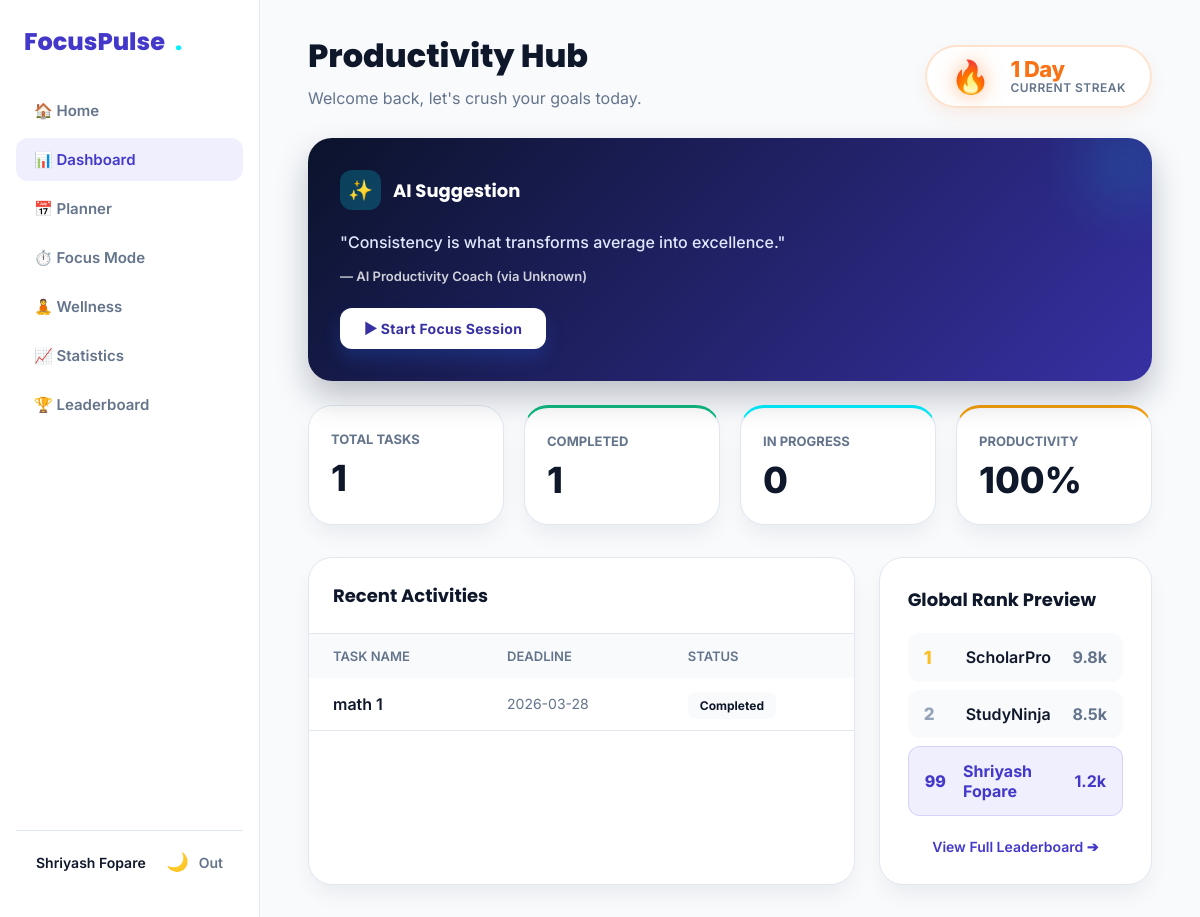
/dashboard (signed in), run on the app's committed database.
### tables this page shows
CREATE TABLE users (
                id INTEGER PRIMARY KEY AUTOINCREMENT,
                username TEXT UNIQUE NOT NULL,
                email TEXT UNIQUE NOT NULL,
                password_hash TEXT NOT NULL,
                created_at TIMESTAMP DEFAULT CURRENT_TIMESTAMP
            , current_streak INTEGER DEFAULT 0, best_streak INTEGER DEFAULT 0, last_active_date TEXT);

CREATE TABLE tasks (
                id INTEGER PRIMARY KEY AUTOINCREMENT,
                user_id INTEGER NOT NULL,
                task_title TEXT NOT NULL,
                subject TEXT,
                deadline TEXT,
                status TEXT DEFAULT 'Pending',
                created_at TIMESTAMP DEFAULT CURRENT_TIMESTAMP, description TEXT, start_time TEXT, end_time TEXT, priority TEXT DEFAULT 'Medium', category TEXT DEFAULT 'Study', color TEXT DEFAULT '#4F46E5', reminder BOOLEAN DEFAULT 0, repeat_type TEXT DEFAULT 'none',
                FOREIGN KEY (user_id) REFERENCES users(id) ON DELETE CASCADE
            );

### app.py (the view)
@app.route("/dashboard")
@login_required
def dashboard():
    user_id = session["user_id"]
    conn = get_db_connection()
    total_tasks = 0
    completed_tasks = 0
    pending_tasks = 0
    in_progress_tasks = 0
    recent_tasks = []
    try:
        total_tasks = conn.execute(
            "SELECT COUNT(*) AS count FROM tasks WHERE user_id = ?",
            (user_id,)
        ).fetchone()["count"]
        completed_tasks = conn.execute(
            "SELECT COUNT(*) AS count FROM tasks WHERE user_id = ? AND status = 'Completed'",
            (user_id,)
        ).fetchone()["count"]
        pending_tasks = conn.execute(
            "SELECT COUNT(*) AS count FROM tasks WHERE user_id = ? AND status = 'Pending'",
            (user_id,)
        ).fetchone()["count"]
        in_progress_tasks = conn.execute(
            "SELECT COUNT(*) AS count FROM tasks WHERE user_id = ? AND status = 'In Progress'",
            (user_id,)
        ).fetchone()["count"]
        recent_tasks = conn.execute(
            """
            SELECT * FROM tasks
            WHERE user_id = ?
            ORDER BY created_at DESC
            LIMIT 5
            """,
            (user_id,)
        ).fetchall()
    except Exception as e:
        print(f"Error fetching dashboard tasks: {e}")
        pass
    conn.close()
    streak_info = get_user_streak(user_id)
    productivity_score = 0
    if total_tasks > 0:
        productivity_score = round((completed_tasks / total_tasks) * 100)
    daily_quote = get_daily_quote()
    return render_template(
        "dashboard.html",
        total_tasks=total_tasks,
        completed_tasks=completed_tasks,
        pending_tasks=pending_tasks,
        in_progress_tasks=in_progress_tasks,
        productivity_score=productivity_score,
        recent_tasks=recent_tasks,
        current_streak=streak_info["current_streak"],
        best_streak=streak_info["best_streak"],
        daily_quote=daily_quote
    )

### app.py (called while the page is built)
def get_daily_quote():
    day_of_year = date.today().timetuple().tm_yday
    index = day_of_year % len(MOTIVATIONAL_QUOTES)
    return MOTIVATIONAL_QUOTES[index]

def get_db_connection():
    conn = sqlite3.connect(DATABASE)
    conn.row_factory = sqlite3.Row
    return conn

def login_required(f):
    @wraps(f)
    def decorated_function(*args, **kwargs):
        if "user_id" not in session:
            flash("Please log in to access this page", "error")
            return redirect(url_for("login"))
        return f(*args, **kwargs)
    return decorated_function

### templates/dashboard.html (shortened to what this page needs)
<!DOCTYPE html>
<html lang="en">
<head>
    <link rel="stylesheet" href="{{ url_for('static', filename='css/style.css') }}">
    <link rel="stylesheet" href="{{ url_for('static', filename='css/modern.css') }}">
</head>
<body>
    <div class="app-container">
        <aside class="app-sidebar" id="sidebar">
            <div class="logo">FocusPulse <span style="color:var(--electric-cyan);">.</span></div>
            <nav class="app-nav">
                <a href="{{ url_for('home') }}">🏠 Home</a>
                <a href="{{ url_for('dashboard') }}" class="active">📊 Dashboard</a>
                <a href="{{ url_for('planner') }}">📅 Planner</a>
                <a href="{{ url_for('focus') }}">⏱️ Focus Mode</a>
                <a href="{{ url_for('wellness') }}">🧘 Wellness</a>
                <a href="{{ url_for('statistics') }}">📈 Statistics</a>
                <a href="{{ url_for('leaderboard') }}">🏆 Leaderboard</a>
            </nav>
            <div class="app-sidebar-footer">
                <div style="font-weight:600; font-size:14px;">{{ session.get('user_name', 'Student') }}</div>
                <div style="display:flex; gap:10px; align-items:center;">
                    <button id="themeToggleBtn"
                        style="background:transparent; border:none; cursor:pointer; font-size:18px;">🌙</button>
                    <a href="{{ url_for('logout') }}"
                        style="color:var(--core-muted); text-decoration:none; font-size:14px; font-weight:600;">Out</a>
                </div>
            </div>
        </aside>
        <div style="flex:1; display:flex; flex-direction:column; overflow:hidden;">
            <main class="app-main">
                <div
                    style="display:flex; justify-content:space-between; align-items:flex-end; margin-bottom: 30px; flex-wrap:wrap; gap:20px;">
                    <div>
                        <h2 style="font-size:32px; font-weight:800; margin-bottom:8px; color:var(--core-text);">
                            Productivity Hub</h2>
                        <p style="color:var(--core-muted); font-size:16px;">Welcome back, let's crush your goals today.
                        </p>
                    </div>
                    <div class="streak-hub">
                        <span class="streak-flame-large">🔥</span>
                        <div class="streak-info">
                            <span class="streak-count">{{ current_streak }} Day</span>
                            <span
                                style="font-size:12px; color:var(--core-muted); font-weight:600; text-transform:uppercase; letter-spacing:0.5px;">Current
                                Streak</span>
                        </div>
                    </div>
                </div>
                <div
                    style="display:grid; grid-template-columns: repeat(auto-fit, minmax(240px, 1fr)); gap:24px; margin-bottom:24px;">
                    <div class="ai-panel" style="grid-column: 1 / -1;">
                        <div class="ai-panel-header">
                            <div class="ai-icon">✨</div>
                            <h3 style="margin:0; font-size:18px; font-weight:700;">AI Suggestion</h3>
                        </div>
                        <p class="ai-insight">"{{ daily_quote.text }}"</p>
                        <p style="font-weight:600; font-size:13px; margin-top:12px; opacity:0.8;">— AI Productivity
                            Coach (via {{ daily_quote.author }})</p>
                        <div style="margin-top: 24px;">
                            <a href="{{ url_for('focus') }}" class="btn"
                                style="background:white; color:var(--indigo-dark); text-decoration:none; padding:12px 24px; border-radius:12px; font-weight:700; font-size:14px; display:inline-block;">▶
                                Start Focus Session</a>
                        </div>
                    </div>
                </div>
                <div
                    style="display:grid; grid-template-columns: repeat(auto-fit, minmax(180px, 1fr)); gap:20px; margin-bottom:32px;">
                    <div class="m-card" style="padding:22px;">
                        <span
                            style="color:var(--core-muted); font-size:13px; font-weight:700; text-transform:uppercase;">Total
                            Tasks</span>
                        <div style="font-size:36px; font-weight:800; color:var(--core-text); margin-top:8px;">{{
                            total_tasks }}</div>
                    </div>
                    <div class="m-card" style="padding:22px; border-top: 3px solid var(--success-green);">
                        <span
                            style="color:var(--core-muted); font-size:13px; font-weight:700; text-transform:uppercase;">Completed</span>
                        <div style="font-size:36px; font-weight:800; color:var(--core-text); margin-top:8px;">{{
                            completed_tasks }}</div>
                    </div>
                    <div class="m-card" style="padding:22px; border-top: 3px solid var(--electric-cyan);">
                        <span
                            style="color:var(--core-muted); font-size:13px; font-weight:700; text-transform:uppercase;">In
                            Progress</span>
                        <div style="font-size:36px; font-weight:800; color:var(--core-text); margin-top:8px;">{{
                            in_progress_tasks }}</div>
                    </div>
                    <div class="m-card" style="padding:22px; border-top: 3px solid var(--achievement-gold);">
                        <span
                            style="color:var(--core-muted); font-size:13px; font-weight:700; text-transform:uppercase;">Productivity</span>
                        <div style="font-size:36px; font-weight:800; color:var(--core-text); margin-top:8px;">{{
                            productivity_score }}%</div>
                    </div>
                </div>
                <div style="display:grid; grid-template-columns: 2fr 1fr; gap:24px;">
                    <div class="m-card" style="padding:0; overflow:hidden;">
                        <div style="padding:24px; border-bottom:1px solid var(--core-border);">
                            <h3 style="margin:0; font-size:18px;">Recent Activities</h3>
                        </div>
                        {% if recent_tasks %}
                        <table style="width:100%; border-collapse:collapse; text-align:left;">
                            <thead>
                                <tr
                                    style="background:var(--core-bg); color:var(--core-muted); font-size:13px; text-transform:uppercase;">
                                    <th style="padding:14px 24px; font-weight:600;">Task Name</th>
                                    <th style="padding:14px 24px; font-weight:600;">Deadline</th>
                                    <th style="padding:14px 24px; font-weight:600;">Status</th>
                                </tr>
                            </thead>
                            <tbody>
                                {% for task in recent_tasks %}
                                <tr style="border-bottom:1px solid var(--core-border);">
                                    <td style="padding:16px 24px; font-weight:600;">{{ task["task_title"] }}</td>
                                    <td style="padding:16px 24px; color:var(--core-muted); font-size:14px;">{{
                                        task["deadline"] }}</td>
                                    <td style="padding:16px 24px;">
                                        <span
                                            style="background:var(--core-bg); padding:6px 12px; border-radius:8px; font-size:12px; font-weight:700;">{{
                                            task["status"] }}</span>
                                    </td>
                                </tr>
                                {% endfor %}
                            </tbody>
                        </table>
                        {% else %}
                        <div style="padding:40px 24px; text-align:center; color:var(--core-muted);">No recent tasks. Hop
                            into the planner!</div>
                        {% endif %}
                    </div>
                    <div class="m-card">
                        <h3 style="margin:0 0 20px 0; font-size:18px;">Global Rank Preview</h3>
                        <div class="lb-row">
                            <div style="display:flex; align-items:center; gap:12px;">
                                <span class="lb-rank lb-rank-1">1</span>
                                <span style="font-weight:600;">ScholarPro</span>
                            </div>
                            <span style="font-weight:700; color:var(--core-muted);">9.8k</span>
                        </div>
                        <div class="lb-row">
                            <div style="display:flex; align-items:center; gap:12px;">
                                <span class="lb-rank lb-rank-2">2</span>
                                <span style="font-weight:600;">StudyNinja</span>
                            </div>
                            <span style="font-weight:700; color:var(--core-muted);">8.5k</span>
                        </div>
                        <div class="lb-row"
                            style="background:rgba(99, 102, 241, 0.1); border:1px solid rgba(99, 102, 241, 0.2);">
                            <div style="display:flex; align-items:center; gap:12px;">
                                <span class="lb-rank lb-rank-3" style="color:var(--indigo-primary);">99</span>
                                <span style="font-weight:700; color:var(--indigo-primary);">{{ session.get('user_name',
                                    'You') }}</span>
                            </div>
                            <span style="font-weight:700; color:var(--indigo-primary);">1.2k</span>
                        </div>
                        <div style="text-align:center; margin-top:20px;">
                            <a href="{{ url_for('leaderboard') }}"
                                style="color:var(--indigo-primary); text-decoration:none; font-weight:600; font-size:14px;">View
                                Full Leaderboard ➔</a>
                        </div>
                    </div>
                </div>
            </main>
        </div>
    </div>
</body>
</html>

### static/css/style.css (style rules this page uses)
* { margin: 0; padding: 0; box-sizing: border-box; }
:root { --bg: #f4f7fb; --surface: #ffffff; --surface-soft: #f8fafc; --text: #0f172a; --muted: #64748b; --border: #dbe3ee; --primary: #2563eb; --primary-dark: #1d4ed8; --indigo: #4f46e5; --indigo-dark: #4338ca; --success: #16a34a; --success-dark: #15803d; --danger: #dc2626; --danger-dark: #b91c1c; --shadow: 0 10px 25px rgba(15, 23, 42, 0.08); --shadow-hover: 0 16px 35px rgba(15, 23, 42, 0.12); --radius: 18px; }
body { font-family: "Inter", "Segoe UI", Arial, sans-serif; background: linear-gradient(180deg, #eef3f9 0%, #f7f9fc 100%); color: var(--text); min-height: 100vh; }
.btn, .small-btn, .delete-btn { display: inline-block; text-decoration: none; border: none; border-radius: 14px; font-weight: 700; cursor: pointer; transition: all 0.25s ease; }
.btn { padding: 14px 18px; font-size: 15px; letter-spacing: 0.3px; background: linear-gradient(135deg, var(--primary) 0%, var(--primary-dark) 100%); color: white; box-shadow: 0 10px 18px rgba(37, 99, 235, 0.22); }
.streak-count { font-size: 17px; font-weight: 800; letter-spacing: -0.5px; line-height: 1; }

### data on the page
users: get "Shriyash Fopare", username "Shriyash Fopare"
tasks: task_title "math 1", deadline "2026-03-28", status "Completed"

### other printed values
{{ current_streak }} "1"
{{ daily_quote.text }} "Consistency is what transforms average into excellence."
{{ daily_quote.author }} "Unknown"
{{ total_tasks }} "1"
{{ completed_tasks }} "1"
{{ in_progress_tasks }} "0"
{{ productivity_score }} "100"
